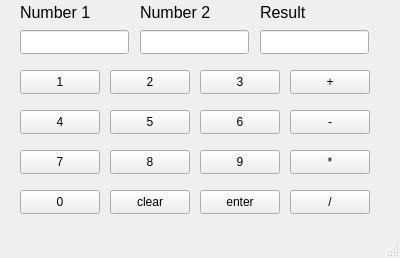
<?xml version="1.0" encoding="UTF-8"?>
<ui version="4.0">
 <class>MainWindow</class>
 <widget class="QMainWindow" name="MainWindow">
  <property name="geometry">
   <rect>
    <x>0</x>
    <y>0</y>
    <width>400</width>
    <height>258</height>
   </rect>
  </property>
  <property name="windowTitle">
   <string>MainWindow</string>
  </property>
  <widget class="QWidget" name="centralwidget">
   <widget class="QLabel" name="label">
    <property name="geometry">
     <rect>
      <x>20</x>
      <y>0</y>
      <width>79</width>
      <height>25</height>
     </rect>
    </property>
    <property name="font">
     <font>
      <pointsize>12</pointsize>
     </font>
    </property>
    <property name="text">
     <string>Number 1</string>
    </property>
   </widget>
   <widget class="QLabel" name="label_2">
    <property name="geometry">
     <rect>
      <x>140</x>
      <y>0</y>
      <width>79</width>
      <height>25</height>
     </rect>
    </property>
    <property name="font">
     <font>
      <pointsize>12</pointsize>
     </font>
    </property>
    <property name="text">
     <string>Number 2</string>
    </property>
   </widget>
   <widget class="QLabel" name="label_3">
    <property name="geometry">
     <rect>
      <x>260</x>
      <y>0</y>
      <width>79</width>
      <height>25</height>
     </rect>
    </property>
    <property name="font">
     <font>
      <pointsize>12</pointsize>
     </font>
    </property>
    <property name="text">
     <string>Result</string>
    </property>
   </widget>
   <widget class="QPushButton" name="N1">
    <property name="geometry">
     <rect>
      <x>20</x>
      <y>70</y>
      <width>80</width>
      <height>24</height>
     </rect>
    </property>
    <property name="text">
     <string>1</string>
    </property>
   </widget>
   <widget class="QPushButton" name="N2">
    <property name="geometry">
     <rect>
      <x>110</x>
      <y>70</y>
      <width>80</width>
      <height>24</height>
     </rect>
    </property>
    <property name="text">
     <string>2</string>
    </property>
   </widget>
   <widget class="QPushButton" name="N3">
    <property name="geometry">
     <rect>
      <x>200</x>
      <y>70</y>
      <width>80</width>
      <height>24</height>
     </rect>
    </property>
    <property name="text">
     <string>3</string>
    </property>
   </widget>
   <widget class="QPushButton" name="N4">
    <property name="geometry">
     <rect>
      <x>20</x>
      <y>110</y>
      <width>80</width>
      <height>24</height>
     </rect>
    </property>
    <property name="text">
     <string>4</string>
    </property>
   </widget>
   <widget class="QPushButton" name="N5">
    <property name="geometry">
     <rect>
      <x>110</x>
      <y>110</y>
      <width>80</width>
      <height>24</height>
     </rect>
    </property>
    <property name="text">
     <string>5</string>
    </property>
   </widget>
   <widget class="QPushButton" name="N6">
    <property name="geometry">
     <rect>
      <x>200</x>
      <y>110</y>
      <width>80</width>
      <height>24</height>
     </rect>
    </property>
    <property name="text">
     <string>6</string>
    </property>
   </widget>
   <widget class="QPushButton" name="N7">
    <property name="geometry">
     <rect>
      <x>20</x>
      <y>150</y>
      <width>80</width>
      <height>24</height>
     </rect>
    </property>
    <property name="text">
     <string>7</string>
    </property>
   </widget>
   <widget class="QPushButton" name="N8">
    <property name="geometry">
     <rect>
      <x>110</x>
      <y>150</y>
      <width>80</width>
      <height>24</height>
     </rect>
    </property>
    <property name="text">
     <string>8</string>
    </property>
   </widget>
   <widget class="QPushButton" name="N9">
    <property name="geometry">
     <rect>
      <x>200</x>
      <y>150</y>
      <width>80</width>
      <height>24</height>
     </rect>
    </property>
    <property name="text">
     <string>9</string>
    </property>
   </widget>
   <widget class="QPushButton" name="N0">
    <property name="geometry">
     <rect>
      <x>20</x>
      <y>190</y>
      <width>80</width>
      <height>24</height>
     </rect>
    </property>
    <property name="text">
     <string>0</string>
    </property>
   </widget>
   <widget class="QPushButton" name="clear">
    <property name="geometry">
     <rect>
      <x>110</x>
      <y>190</y>
      <width>80</width>
      <height>24</height>
     </rect>
    </property>
    <property name="text">
     <string>clear</string>
    </property>
   </widget>
   <widget class="QPushButton" name="enter">
    <property name="geometry">
     <rect>
      <x>200</x>
      <y>190</y>
      <width>80</width>
      <height>24</height>
     </rect>
    </property>
    <property name="text">
     <string>enter</string>
    </property>
   </widget>
   <widget class="QPushButton" name="add">
    <property name="geometry">
     <rect>
      <x>290</x>
      <y>70</y>
      <width>80</width>
      <height>24</height>
     </rect>
    </property>
    <property name="text">
     <string>+</string>
    </property>
   </widget>
   <widget class="QPushButton" name="sub">
    <property name="geometry">
     <rect>
      <x>290</x>
      <y>110</y>
      <width>80</width>
      <height>24</height>
     </rect>
    </property>
    <property name="text">
     <string>-</string>
    </property>
   </widget>
   <widget class="QPushButton" name="mul">
    <property name="geometry">
     <rect>
      <x>290</x>
      <y>150</y>
      <width>80</width>
      <height>24</height>
     </rect>
    </property>
    <property name="text">
     <string>*</string>
    </property>
   </widget>
   <widget class="QPushButton" name="div">
    <property name="geometry">
     <rect>
      <x>290</x>
      <y>190</y>
      <width>80</width>
      <height>24</height>
     </rect>
    </property>
    <property name="text">
     <string>/</string>
    </property>
   </widget>
   <widget class="QLineEdit" name="num1">
    <property name="geometry">
     <rect>
      <x>20</x>
      <y>30</y>
      <width>109</width>
      <height>24</height>
     </rect>
    </property>
   </widget>
   <widget class="QLineEdit" name="num2">
    <property name="geometry">
     <rect>
      <x>140</x>
      <y>30</y>
      <width>109</width>
      <height>24</height>
     </rect>
    </property>
   </widget>
   <widget class="QLineEdit" name="result">
    <property name="geometry">
     <rect>
      <x>260</x>
      <y>30</y>
      <width>109</width>
      <height>24</height>
     </rect>
    </property>
   </widget>
  </widget>
  <widget class="QMenuBar" name="menubar">
   <property name="geometry">
    <rect>
     <x>0</x>
     <y>0</y>
     <width>400</width>
     <height>21</height>
    </rect>
   </property>
  </widget>
  <widget class="QStatusBar" name="statusbar"/>
 </widget>
 <resources/>
 <connections/>
</ui>
